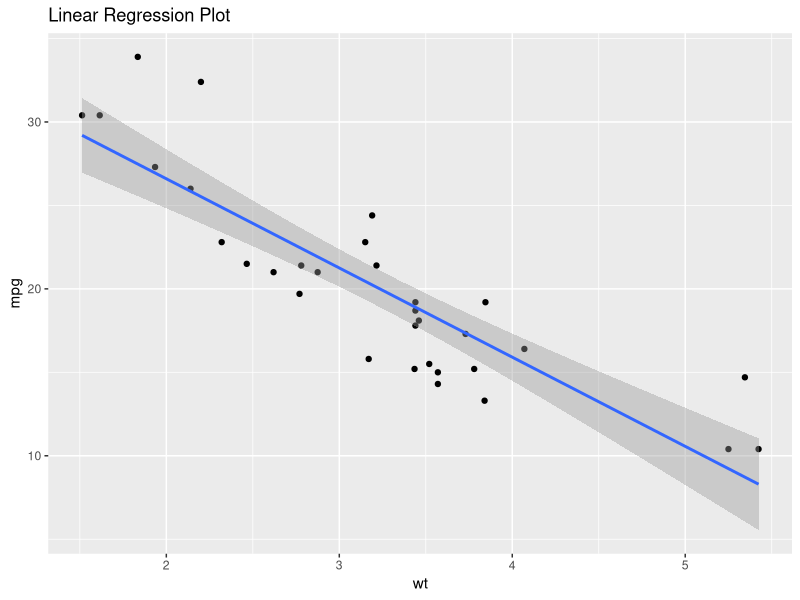

Recreate this plot in R.
## ---- chunk 1
library(dplyr)
library(ggplot2)
## ---- chunk 2
summary(mtcars)
## ---- chunk 3
fit <- lm(mpg ~ wt, mtcars)
## ---- chunk 4
summary(fit) 
## ---- chunk 5
#| label: linear-regression-plot
#| fig-width: 5
#| fig-height: 5
#| classes: preview-image
mtcars %>% 
  ggplot(aes(wt, mpg)) +
  geom_point() +
  geom_smooth(method='lm', formula = y ~ x) +
  ggtitle("Linear Regression Plot")
## ---- chunk 6
# Residuals:
#     Min      1Q  Median      3Q     Max 
# -4.5432 -2.3647 -0.1252  1.4096  6.8727 
## ---- chunk 7
resid(fit)
## ---- chunk 8
# Coefficients:
#             Estimate Std. Error t value Pr(>|t|)    
# (Intercept)  37.2851     1.8776  19.858  < 2e-16 ***
# wt           -5.3445     0.5591  -9.559 1.29e-10 ***
## ---- chunk 9
# 30 degrees of freedom
## ---- chunk 10
# Residual standard error: 3.046
## ---- chunk 11
y <- mtcars$mpg
y_hat <- predict(fit)
df <- 30 # degrees of freedom

sqrt(sum((y - y_hat)^2)/df)
## ---- chunk 12
# Multiple R-squared:  0.7528
## ---- chunk 13
RMSE <- sqrt(mean(resid(fit)^2))

RMSE
## ---- chunk 14
# Adjusted R-squared:  0.7446
## ---- chunk 15
# F-statistic: 91.38 on 1 and 30 DF
## ---- chunk 16
# p-value: 1.294e-10
## ---- chunk 17
miles_to_kilometers <- 1.61
gallons_to_liters <- 3.79
lb_to_kg <- 0.45

fit_not_english <- lm(I(mpg*miles_to_kilometers/gallons_to_liters) ~ I(wt*lb_to_kg), mtcars)

summary(fit_not_english)
